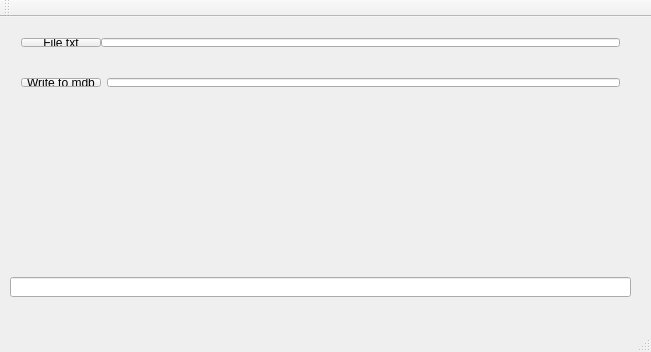
<?xml version="1.0" encoding="UTF-8"?>
<ui version="4.0">
 <class>MainWindow</class>
 <widget class="QMainWindow" name="MainWindow">
  <property name="geometry">
   <rect>
    <x>0</x>
    <y>0</y>
    <width>651</width>
    <height>352</height>
   </rect>
  </property>
  <property name="windowTitle">
   <string>MainWindow</string>
  </property>
  <widget class="QWidget" name="centralWidget">
   <widget class="QLineEdit" name="lineEdit_2">
    <property name="geometry">
     <rect>
      <x>10</x>
      <y>260</y>
      <width>621</width>
      <height>20</height>
     </rect>
    </property>
   </widget>
   <widget class="QWidget" name="layoutWidget">
    <property name="geometry">
     <rect>
      <x>10</x>
      <y>10</y>
      <width>621</width>
      <height>31</height>
     </rect>
    </property>
    <layout class="QHBoxLayout" name="horizontalLayout">
     <property name="spacing">
      <number>0</number>
     </property>
     <property name="sizeConstraint">
      <enum>QLayout::SetDefaultConstraint</enum>
     </property>
     <item>
      <widget class="QPushButton" name="pushButton">
       <property name="text">
        <string>File txt</string>
       </property>
      </widget>
     </item>
     <item>
      <widget class="QLineEdit" name="lineEdit"/>
     </item>
    </layout>
   </widget>
   <widget class="QWidget" name="horizontalLayoutWidget">
    <property name="geometry">
     <rect>
      <x>10</x>
      <y>50</y>
      <width>621</width>
      <height>31</height>
     </rect>
    </property>
    <layout class="QHBoxLayout" name="horizontalLayout_2">
     <item>
      <widget class="QPushButton" name="pushButton_2">
       <property name="text">
        <string>Write to mdb</string>
       </property>
      </widget>
     </item>
     <item>
      <widget class="QLineEdit" name="lineEdit_3"/>
     </item>
    </layout>
   </widget>
  </widget>
  <widget class="QMenuBar" name="menuBar">
   <property name="geometry">
    <rect>
     <x>0</x>
     <y>0</y>
     <width>651</width>
     <height>21</height>
    </rect>
   </property>
  </widget>
  <widget class="QToolBar" name="mainToolBar">
   <attribute name="toolBarArea">
    <enum>TopToolBarArea</enum>
   </attribute>
   <attribute name="toolBarBreak">
    <bool>false</bool>
   </attribute>
  </widget>
  <widget class="QStatusBar" name="statusBar"/>
 </widget>
 <layoutdefault spacing="6" margin="11"/>
 <resources/>
 <connections/>
</ui>
